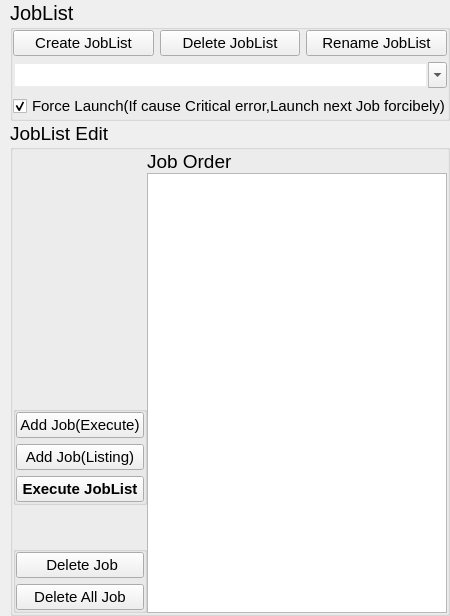
     <widget class="QWidget" name="central_batch_widget" native="true">
      <property name="sizePolicy">
       <sizepolicy hsizetype="Expanding" vsizetype="Preferred">
        <horstretch>0</horstretch>
        <verstretch>0</verstretch>
       </sizepolicy>
      </property>
      <property name="minimumSize">
       <size>
        <width>380</width>
        <height>0</height>
       </size>
      </property>
      <property name="maximumSize">
       <size>
        <width>450</width>
        <height>16777215</height>
       </size>
      </property>
      <layout class="QVBoxLayout" name="verticalLayout_3" stretch="0">
       <property name="spacing">
        <number>0</number>
       </property>
       <property name="leftMargin">
        <number>10</number>
       </property>
       <property name="topMargin">
        <number>0</number>
       </property>
       <property name="rightMargin">
        <number>0</number>
       </property>
       <property name="bottomMargin">
        <number>0</number>
       </property>
       <item>
        <layout class="QVBoxLayout" name="verticalLayout_4">
         <property name="spacing">
          <number>0</number>
         </property>
         <item>
          <layout class="QHBoxLayout" name="horizontalLayout_4">
           <property name="spacing">
            <number>5</number>
           </property>
           <item>
            <widget class="QGroupBox" name="groupBox_JobList">
             <property name="font">
              <font>
               <pointsize>15</pointsize>
               <kerning>true</kerning>
              </font>
             </property>
             <property name="toolTip">
              <string>&lt;html&gt;&lt;head/&gt;&lt;body&gt;&lt;p&gt;JobList Management.&lt;br/&gt;Create JobList:Create new JobList with input/selected name.&lt;br/&gt;Delete JobList:Delete JobList with input/selected name.&lt;/p&gt;&lt;p&gt;Rename JobList:Rename JobList with input/selected name.&lt;/p&gt;&lt;/body&gt;&lt;/html&gt;</string>
             </property>
             <property name="title">
              <string>JobList</string>
             </property>
             <layout class="QVBoxLayout" name="verticalLayout_6">
              <property name="leftMargin">
               <number>0</number>
              </property>
              <property name="topMargin">
               <number>0</number>
              </property>
              <property name="rightMargin">
               <number>0</number>
              </property>
              <property name="bottomMargin">
               <number>0</number>
              </property>
              <item>
               <layout class="QHBoxLayout" name="horizontalLayout_6">
                <property name="spacing">
                 <number>6</number>
                </property>
                <item>
                 <widget class="QPushButton" name="pushButton_JobListSave">
                  <property name="font">
                   <font>
                    <pointsize>11</pointsize>
                   </font>
                  </property>
                  <property name="toolTip">
                   <string>Create new JobList</string>
                  </property>
                  <property name="text">
                   <string>Create JobList</string>
                  </property>
                 </widget>
                </item>
                <item>
                 <widget class="QPushButton" name="pushButton_JobListDelete">
                  <property name="font">
                   <font>
                    <pointsize>11</pointsize>
                   </font>
                  </property>
                  <property name="toolTip">
                   <string>Delete JobList</string>
                  </property>
                  <property name="text">
                   <string comment="JobList">Delete JobList</string>
                  </property>
                 </widget>
                </item>
                <item>
                 <widget class="QPushButton" name="pushButton_JobListRename">
                  <property name="font">
                   <font>
                    <pointsize>11</pointsize>
                   </font>
                  </property>
                  <property name="text">
                   <string>Rename JobList</string>
                  </property>
                 </widget>
                </item>
               </layout>
              </item>
              <item>
               <widget class="QComboBox" name="comboBox_JobListName">
                <property name="sizePolicy">
                 <sizepolicy hsizetype="Expanding" vsizetype="Fixed">
                  <horstretch>0</horstretch>
                  <verstretch>0</verstretch>
                 </sizepolicy>
                </property>
                <property name="font">
                 <font>
                  <pointsize>13</pointsize>
                 </font>
                </property>
                <property name="toolTip">
                 <string>input or select target JobList name</string>
                </property>
                <property name="editable">
                 <bool>true</bool>
                </property>
                <property name="maxVisibleItems">
                 <number>20</number>
                </property>
                <property name="frame">
                 <bool>false</bool>
                </property>
               </widget>
              </item>
              <item>
               <widget class="QCheckBox" name="checkBox_JobListForceLaunch">
                <property name="font">
                 <font>
                  <pointsize>11</pointsize>
                 </font>
                </property>
                <property name="toolTip">
                 <string>&lt;html&gt;&lt;head/&gt;&lt;body&gt;If this check off, a fatal error occurs in any of the job, it does not start all subsequent job.&lt;br&gt;
Please check to think well the order dependent.&lt;br&gt;
&lt;/body&gt;&lt;/html&gt;</string>
                </property>
                <property name="statusTip">
                 <string/>
                </property>
                <property name="text">
                 <string>Force Launch(If cause Critical error,Launch next Job forcibely)</string>
                </property>
                <property name="checked">
                 <bool>true</bool>
                </property>
               </widget>
              </item>
             </layout>
            </widget>
           </item>
          </layout>
         </item>
         <item>
          <layout class="QHBoxLayout" name="horizontalLayout_3">
           <property name="spacing">
            <number>0</number>
           </property>
           <property name="sizeConstraint">
            <enum>QLayout::SetDefaultConstraint</enum>
           </property>
           <item>
            <widget class="QGroupBox" name="groupBox_JobOrder">
             <property name="font">
              <font>
               <pointsize>14</pointsize>
              </font>
             </property>
             <property name="toolTip">
              <string>&lt;html&gt;&lt;head/&gt;&lt;body&gt;&lt;p&gt;JobList Edit&lt;/p&gt;Add Job:Add current main window to JobOrder.&lt;br&gt;Execute JobList:Execute JobList using Job Order.&lt;br&gt;Delete Job:Delete selected Job in JobOrder.&lt;br&gt;Delete All Job:Delete all Job in JobOrder.&lt;br&gt;&lt;/body&gt;&lt;/html&gt;</string>
             </property>
             <property name="title">
              <string>JobList Edit</string>
             </property>
             <layout class="QHBoxLayout" name="horizontalLayout_5">
              <property name="spacing">
               <number>0</number>
              </property>
              <property name="leftMargin">
               <number>0</number>
              </property>
              <property name="topMargin">
               <number>0</number>
              </property>
              <property name="rightMargin">
               <number>0</number>
              </property>
              <property name="bottomMargin">
               <number>0</number>
              </property>
              <item>
               <layout class="QVBoxLayout" name="verticalLayout_5">
                <item>
                 <spacer name="verticalSpacer">
                  <property name="orientation">
                   <enum>Qt::Vertical</enum>
                  </property>
                  <property name="sizeType">
                   <enum>QSizePolicy::Fixed</enum>
                  </property>
                  <property name="sizeHint" stdset="0">
                   <size>
                    <width>20</width>
                    <height>215</height>
                   </size>
                  </property>
                 </spacer>
                </item>
                <item>
                 <spacer name="verticalSpacer_JobUpper">
                  <property name="orientation">
                   <enum>Qt::Vertical</enum>
                  </property>
                  <property name="sizeType">
                   <enum>QSizePolicy::Expanding</enum>
                  </property>
                  <property name="sizeHint" stdset="0">
                   <size>
                    <width>20</width>
                    <height>40</height>
                   </size>
                  </property>
                 </spacer>
                </item>
                <item>
                 <widget class="QGroupBox" name="groupBox_JobListELJ">
                  <layout class="QVBoxLayout" name="verticalLayout_7">
                   <property name="sizeConstraint">
                    <enum>QLayout::SetFixedSize</enum>
                   </property>
                   <property name="leftMargin">
                    <number>0</number>
                   </property>
                   <property name="topMargin">
                    <number>0</number>
                   </property>
                   <property name="rightMargin">
                    <number>0</number>
                   </property>
                   <property name="bottomMargin">
                    <number>0</number>
                   </property>
                   <item>
                    <widget class="QPushButton" name="pushButton_JobExe">
                     <property name="font">
                      <font>
                       <family>Helvetica Neue</family>
                       <pointsize>11</pointsize>
                       <weight>50</weight>
                       <bold>false</bold>
                      </font>
                     </property>
                     <property name="toolTip">
                      <string>Add current main window to JobList.</string>
                     </property>
                     <property name="text">
                      <string>Add Job(Execute)</string>
                     </property>
                    </widget>
                   </item>
                   <item>
                    <widget class="QPushButton" name="pushButton_JobList">
                     <property name="font">
                      <font>
                       <pointsize>11</pointsize>
                       <weight>50</weight>
                       <bold>false</bold>
                      </font>
                     </property>
                     <property name="toolTip">
                      <string>Add current main window to JobList.</string>
                     </property>
                     <property name="text">
                      <string>Add Job(Listing)</string>
                     </property>
                    </widget>
                   </item>
                   <item>
                    <widget class="QPushButton" name="pushButton_JobListStart">
                     <property name="sizePolicy">
                      <sizepolicy hsizetype="Preferred" vsizetype="Fixed">
                       <horstretch>0</horstretch>
                       <verstretch>0</verstretch>
                      </sizepolicy>
                     </property>
                     <property name="font">
                      <font>
                       <family>Helvetica</family>
                       <pointsize>11</pointsize>
                       <weight>75</weight>
                       <bold>true</bold>
                      </font>
                     </property>
                     <property name="toolTip">
                      <string>Run current JobList</string>
                     </property>
                     <property name="text">
                      <string>Execute JobList</string>
                     </property>
                    </widget>
                   </item>
                  </layout>
                 </widget>
                </item>
                <item>
                 <spacer name="verticalSpacer_JobDown">
                  <property name="orientation">
                   <enum>Qt::Vertical</enum>
                  </property>
                  <property name="sizeHint" stdset="0">
                   <size>
                    <width>20</width>
                    <height>40</height>
                   </size>
                  </property>
                 </spacer>
                </item>
                <item>
                 <widget class="QGroupBox" name="groupBox_Job">
                  <property name="title">
                   <string/>
                  </property>
                  <layout class="QVBoxLayout" name="verticalLayout_8">
                   <property name="sizeConstraint">
                    <enum>QLayout::SetDefaultConstraint</enum>
                   </property>
                   <property name="leftMargin">
                    <number>0</number>
                   </property>
                   <property name="topMargin">
                    <number>0</number>
                   </property>
                   <property name="rightMargin">
                    <number>0</number>
                   </property>
                   <property name="bottomMargin">
                    <number>0</number>
                   </property>
                   <item>
                    <widget class="QPushButton" name="pushButton_JobDelete">
                     <property name="font">
                      <font>
                       <pointsize>11</pointsize>
                      </font>
                     </property>
                     <property name="toolTip">
                      <string>Delete selected Job in JobList.</string>
                     </property>
                     <property name="text">
                      <string comment="Job"> Delete Job</string>
                     </property>
                    </widget>
                   </item>
                   <item>
                    <widget class="QPushButton" name="pushButton_JobDeleteAll">
                     <property name="font">
                      <font>
                       <pointsize>11</pointsize>
                      </font>
                     </property>
                     <property name="toolTip">
                      <string>Delete all Job in JobList.</string>
                     </property>
                     <property name="text">
                      <string>Delete All Job</string>
                     </property>
                    </widget>
                   </item>
                  </layout>
                 </widget>
                </item>
               </layout>
              </item>
              <item>
               <layout class="QVBoxLayout" name="verticalLayout_9">
                <item>
                 <widget class="QLabel" name="joborder_label">
                  <property name="font">
                   <font>
                    <pointsize>14</pointsize>
                   </font>
                  </property>
                  <property name="frameShape">
                   <enum>QFrame::NoFrame</enum>
                  </property>
                  <property name="text">
                   <string>Job Order</string>
                  </property>
                  <property name="alignment">
                   <set>Qt::AlignLeading|Qt::AlignLeft|Qt::AlignVCenter</set>
                  </property>
                  <property name="textInteractionFlags">
                   <set>Qt::NoTextInteraction</set>
                  </property>
                 </widget>
                </item>
                <item>
                 <widget class="QListWidget" name="listWidget_JobList">
                  <property name="sizePolicy">
                   <sizepolicy hsizetype="Expanding" vsizetype="Expanding">
                    <horstretch>0</horstretch>
                    <verstretch>0</verstretch>
                   </sizepolicy>
                  </property>
                  <property name="minimumSize">
                   <size>
                    <width>0</width>
                    <height>0</height>
                   </size>
                  </property>
                  <property name="maximumSize">
                   <size>
                    <width>16777215</width>
                    <height>16777215</height>
                   </size>
                  </property>
                  <property name="baseSize">
                   <size>
                    <width>0</width>
                    <height>0</height>
                   </size>
                  </property>
                  <property name="font">
                   <font>
                    <pointsize>12</pointsize>
                   </font>
                  </property>
                  <property name="toolTip">
                   <string>&lt;html&gt;&lt;head/&gt;&lt;body&gt;Job order in current JobList.&lt;br&gt;Support D&amp;amp;D order change in Job order.&lt;br&gt;If you press the up or down key while holding down the Alt key in the job list, you can change the order.&lt;br&gt;If you double-click a job in job order, Change job name.&lt;br&gt;&lt;/body&gt;&lt;/html&gt;</string>
                  </property>
                  <property name="sizeAdjustPolicy">
                   <enum>QAbstractScrollArea::AdjustToContents</enum>
                  </property>
                  <property name="editTriggers">
                   <set>QAbstractItemView::DoubleClicked|QAbstractItemView::SelectedClicked</set>
                  </property>
                  <property name="showDropIndicator" stdset="0">
                   <bool>true</bool>
                  </property>
                  <property name="dragDropMode">
                   <enum>QAbstractItemView::InternalMove</enum>
                  </property>
                  <property name="defaultDropAction">
                   <enum>Qt::MoveAction</enum>
                  </property>
                  <property name="alternatingRowColors">
                   <bool>true</bool>
                  </property>
                 </widget>
                </item>
               </layout>
              </item>
             </layout>
            </widget>
           </item>
          </layout>
         </item>
        </layout>
       </item>
      </layout>
     </widget>
